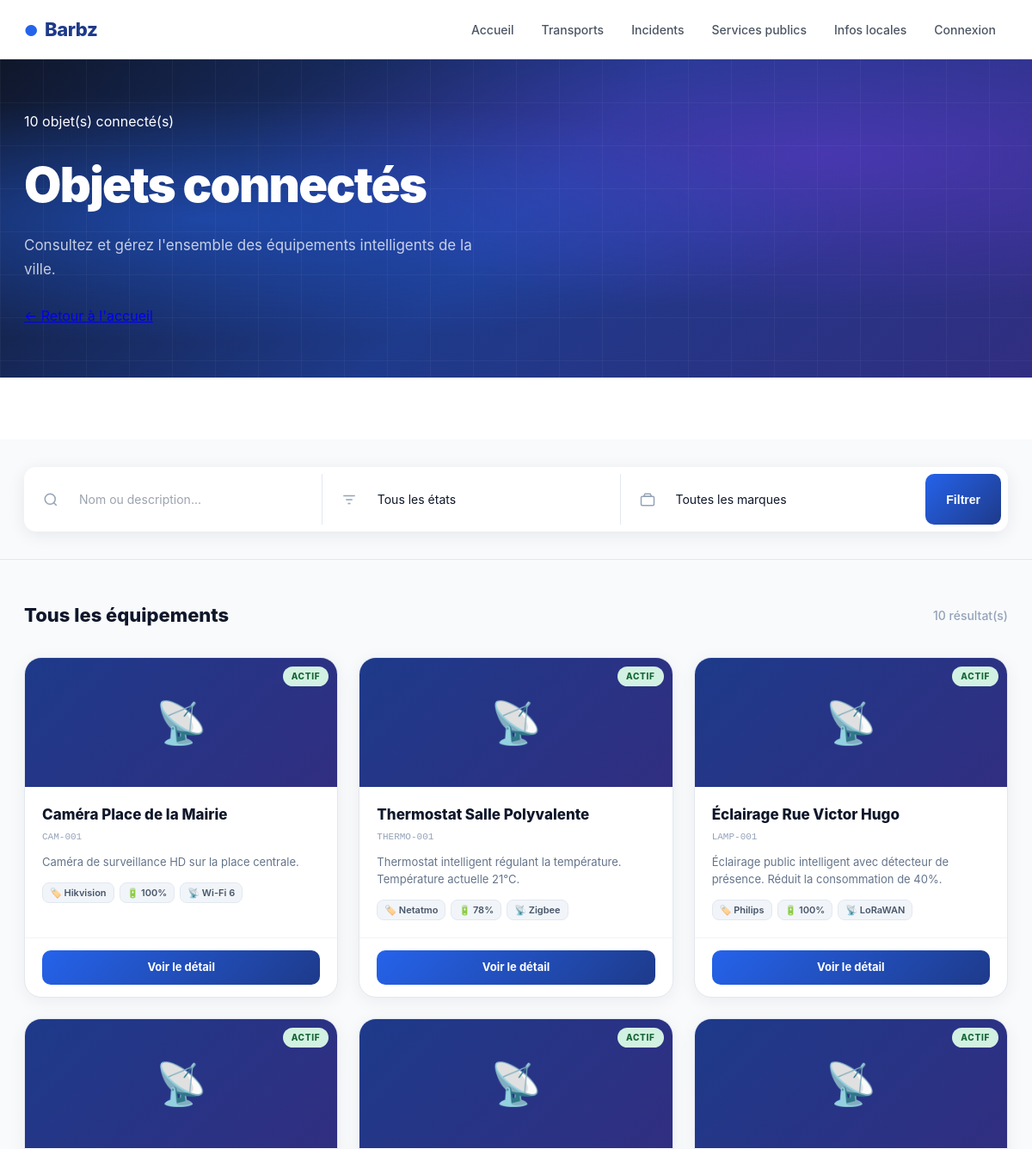
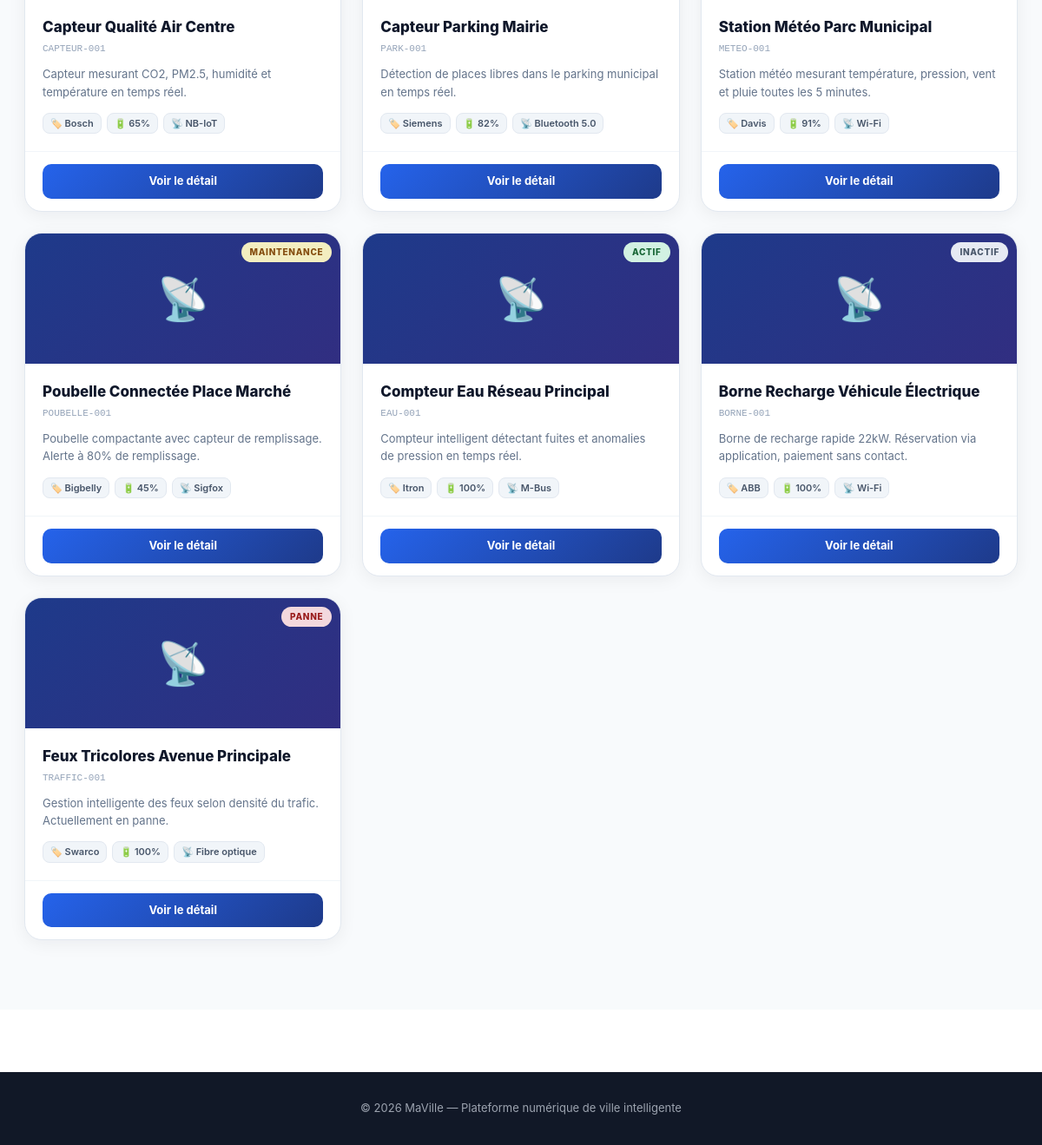
/produits/, run on an earlier commit of the app's database (2 pictures, top to bottom).
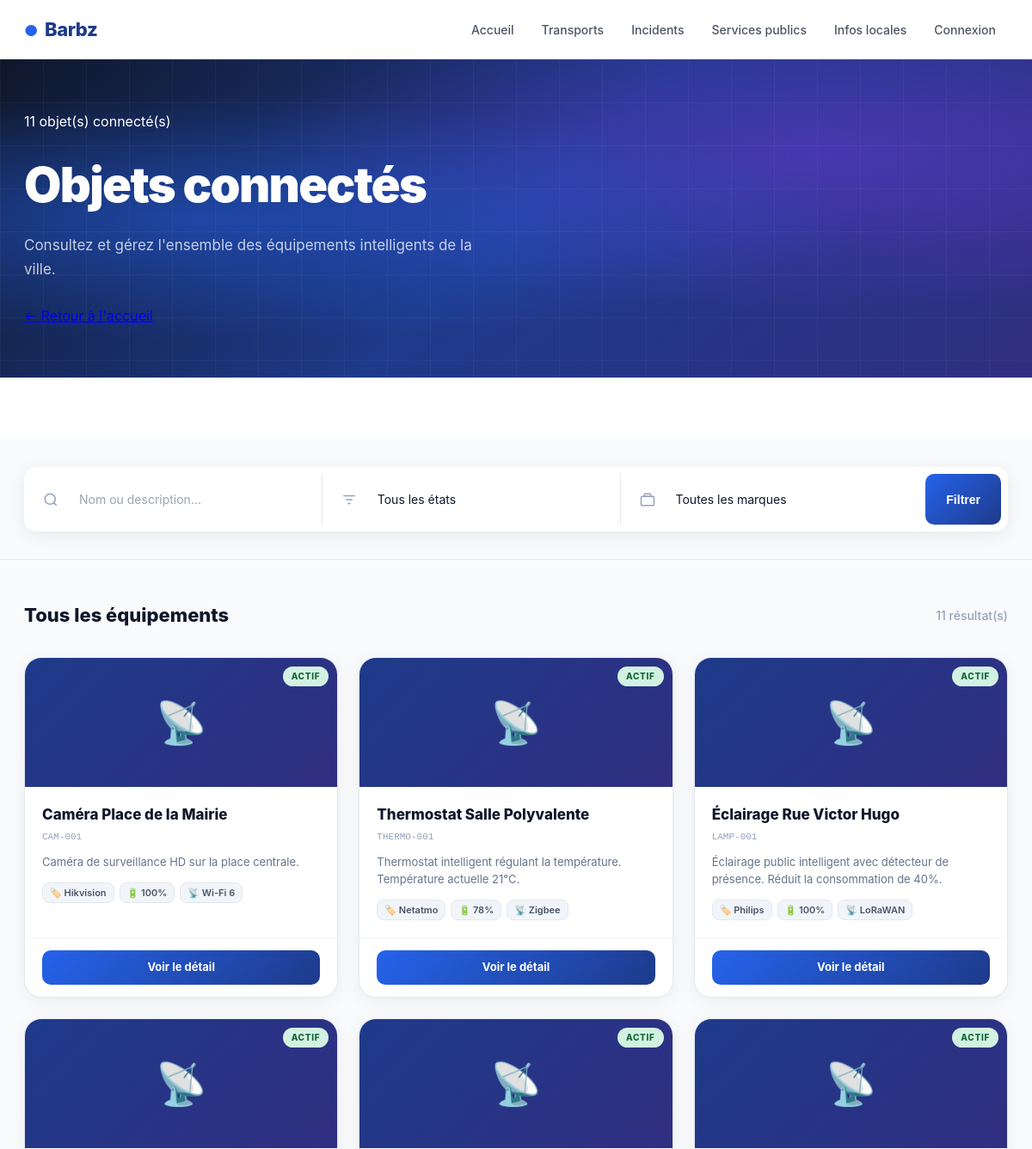
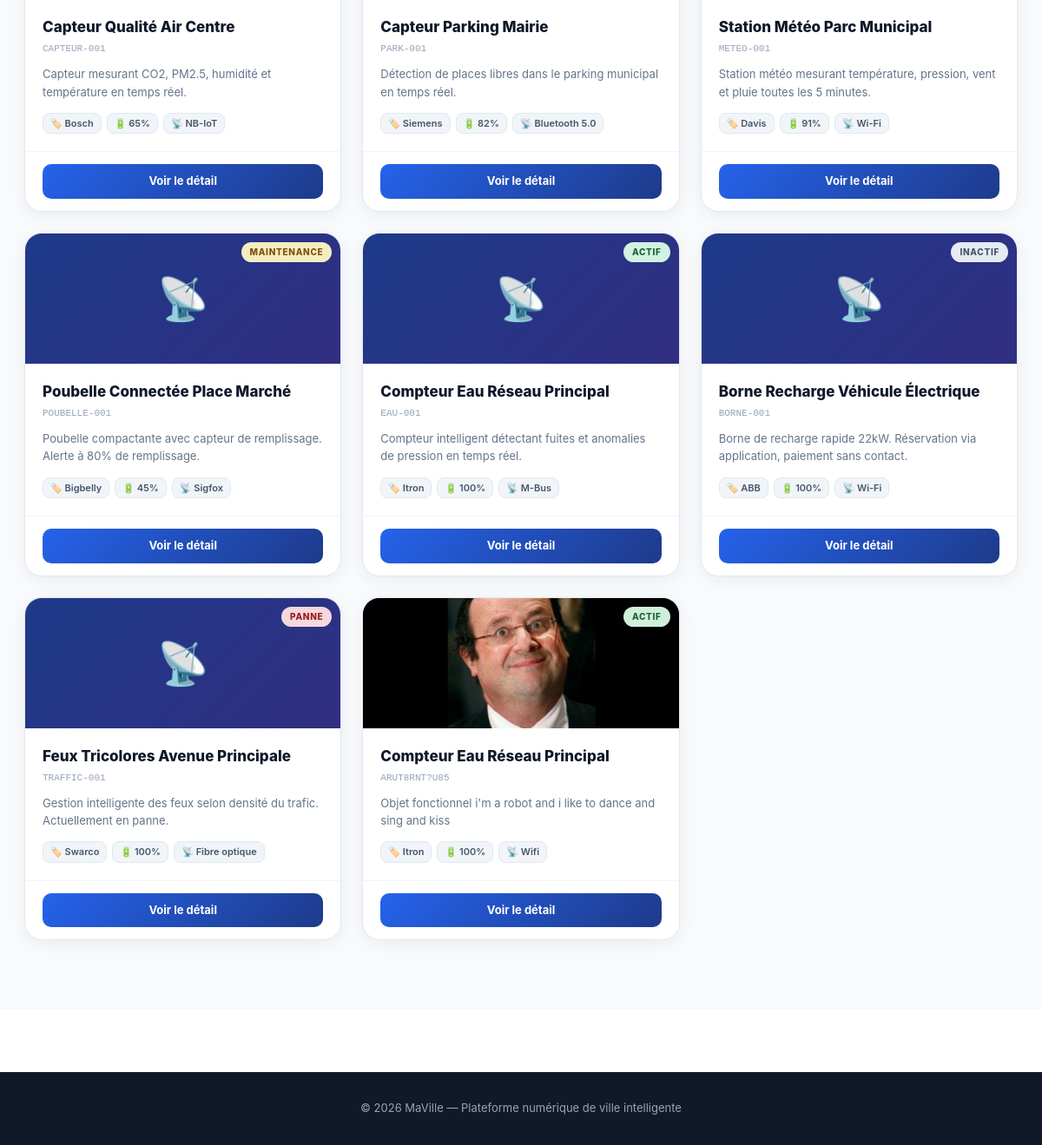
And on a later commit of the database (2 pictures, top to bottom).
### monapp/models.py (models this page shows, shortened)
class Produit(models.Model):
    ID                       = models.CharField(max_length=100, primary_key=True)
    Nom                      = models.CharField(max_length=100)
    Connectiviter_type       = models.CharField(max_length=100)
    etat                     = models.CharField(max_length=20, choices=EtatObjet.choices, default=EtatObjet.INACTIF)
    marque                   = models.CharField(max_length=100)
    mode                     = models.CharField(max_length=20, choices=MODE.choices, default=MODE.AUTOMATIQUE)
    Bactterie                = models.IntegerField()
    Adresse_IP               = models.GenericIPAddressField()
    Temp_restante            = models.DateField()
    Date_dernier_maintenance = models.DateField()
    Date_dernier_utilisation = models.DateField()
    Description              = models.TextField()
    photo                    = models.ImageField(upload_to='photos/outils/', null=True, blank=True)

### monapp/views.py (the view)
# urls.py: path('produits/', views.liste_produits, name='liste_produits'),
def liste_produits(request):
    q      = request.GET.get('q', '').strip()
    etat   = request.GET.get('etat', '')
    marque = request.GET.get('marque', '')
    produits = Produit.objects.all()
    if q:
        produits = produits.filter(Q(Nom__icontains=q) | Q(Description__icontains=q))
    if etat:
        produits = produits.filter(etat=etat)
    if marque:
        produits = produits.filter(marque__icontains=marque)
    etats   = Produit.objects.values_list('etat', flat=True).distinct()
    marques = Produit.objects.values_list('marque', flat=True).distinct()
    return render(request, 'produits/liste_produits.html', {
        'produits': produits, 'etats': etats, 'marques': marques,
        'q': q, 'etat_selectionne': etat, 'marque_selectionnee': marque,
    })

### monapp/templates/produits/liste_produits.html (shortened to what this page needs)
{% extends 'monapp/base.html' %}
{% load static %}
{% block extra_head %}
<link rel="stylesheet" href="{% static 'detail_produit.css' %}">
{% endblock %}
{% block hero %}
<section class="liste-hero">
    <div class="liste-hero-bg"></div>
    <div class="liste-hero-inner">
        <div class="hero-badge" style="margin-bottom: 20px;">
            <span>{{ produits|length }} objet(s) connecté(s)</span>
        </div>
        <h2>Objets connectés</h2>
        <p>Consultez et gérez l'ensemble des équipements intelligents de la ville.</p>
        <div class="liste-hero-actions">
            <a href="{% url 'accueil' %}" class="btn-ghost">← Retour à l'accueil</a>
        </div>
    </div>
</section>
{% endblock %}
{% block content %}
<div>
    <section class="liste-search">
        <div class="wrap">
            <form method="GET" action="{% url 'liste_produits' %}">
                <div class="liste-search-box">
                    <div class="field">
                        <svg viewBox="0 0 24 24" fill="none" stroke="currentColor" stroke-width="2">
                            <circle cx="11" cy="11" r="8"></circle><path d="m21 21-4.35-4.35"></path>
                        </svg>
                        <input type="text" name="q" placeholder="Nom ou description..."
                               value="{{ q|default:'' }}">
                    </div>
                    <div class="field">
                        <svg viewBox="0 0 24 24" fill="none" stroke="currentColor" stroke-width="2">
                            <path d="M3 6h18M7 12h10M10 18h4"></path>
                        </svg>
                        <select name="etat">
                            <option value="">Tous les états</option>
                        </select>
                    </div>
                    <div class="field">
                        <svg viewBox="0 0 24 24" fill="none" stroke="currentColor" stroke-width="2">
                            <rect x="2" y="7" width="20" height="14" rx="2"></rect>
                            <path d="M16 3H8l-2 4h12z"></path>
                        </svg>
                        <select name="marque">
                            <option value="">Toutes les marques</option>
                        </select>
                    </div>
                    <button type="submit" class="btn-search-objets" style="border-radius:10px; padding: 0 24px; background: linear-gradient(135deg,#2563eb,#1e3a8a); color:#fff; border:none; font-weight:700; cursor:pointer; font-size:14px;">
                        Filtrer
                    </button>
                </div>
            </form>
        </div>
    </section>
    <section class="liste-section">
        <div class="wrap">
            <div class="liste-header">
                <h3>Tous les équipements</h3>
                <span class="liste-count">{{ produits|length }} résultat(s)</span>
            </div>
            {% if produits %}
                <div class="produits-grid">
                    {% for produit in produits %}
                    <article class="produit-card">
                        <div class="produit-card-header">
                            {% if produit.photo %}
                                <img src="{{ produit.photo.url }}" alt="{{ produit.Nom }}">
                            {% else %}
                                📡
                            {% endif %}
                            <span class="produit-etat etat-{{ produit.etat|lower }}">{{ produit.etat }}</span>
                        </div>
                        <div class="produit-card-body">
                            <h4>{{ produit.Nom }}</h4>
                            <p class="pid">{{ produit.ID }}</p>
                            <p>{{ produit.Description|truncatechars:90 }}</p>
                            <div class="produit-meta">
                                <span>🏷️ {{ produit.marque }}</span>
                                <span>🔋 {{ produit.Bactterie }}%</span>
                                <span>📡 {{ produit.Connectiviter_type }}</span>
                            </div>
                        </div>
                        <div class="produit-card-footer">
                            <a href="{% url 'detail_produit' produit.ID %}" class="btn-voir">Voir le détail</a>
                        </div>
                    </article>
                    {% endfor %}
                </div>
            {% else %}
                <div class="liste-empty">
                    <span>🔌</span>
                    <p>Aucun objet ne correspond à votre recherche.</p>
                    <a href="{% url 'liste_produits' %}" style="color:#2563eb; font-weight:700;">Voir tous les objets →</a>
                </div>
            {% endif %}
        </div>
    </section>
</div>
{% endblock %}
{% block footer %}
<footer class="site-footer">
    <div class="wrap">
        <p>&copy; 2026 MaVille — Plateforme numérique de ville intelligente</p>
    </div>
</footer>
{% endblock %}

### monapp/templates/monapp/base.html (shortened to what this page needs)
{% load static %}
<!DOCTYPE html>
<html lang="fr">
<head>
    <link rel="stylesheet" href="{% static 'style.css' %}">
    {% block extra_head %}{% endblock %}
</head>
<body>
    <header class="site-header">
        <div class="header-inner">
            <div class="brand">
                <h1>Barbz</h1>
            </div>
            <nav>
                <ul class="site-nav" id="site-nav">
                    <li><a href="{% url 'accueil' %}" class="{% if page_active == 'accueil' %}active{% endif %}">Accueil</a></li>
                    <li><a href="{% url 'transport' %}" class="{% if page_active == 'transport' %}active{% endif %}">Transports</a></li>
                    {% if user.is_authenticated %}
                    <li><a href="{% url 'creer_signalement' %}" class="{% if page_active == 'incident' %}active{% endif %}">Incidents</a></li>
                    {% else %}
                    <li><a href="{% url 'liste_signalements' %}" class="{% if page_active == 'incident' %}active{% endif %}">Incidents</a></li>
                    {% endif %}
                    <li><a href="{% url 'services-public' %}" class="{% if page_active == 'services-public' %}active{% endif %}">Services publics</a></li>
                    <li><a href="{% url 'info-locale' %}" class="{% if page_active == 'info-locale' %}active{% endif %}">Infos locales</a></li>
                    {% if user.is_authenticated %}
                        {% if user.is_superuser or user.personne.type_membre == 'administrateur' %}
                        <li>
                            <a href="{% url 'admin_dashboard' %}" class="{% if page_active == 'admin' %}active{% endif %}" style="color:#ef4444;font-weight:700;">
                                Admin
                            </a>
                        </li>
                        {% endif %}
                        <li>
                            <a href="{% url 'profil' %}" class="{% if page_active == 'profil' %}active{% endif %}">
                                Mon profil
                            </a>
                        </li>
                        <li>
                            <a href="{% url 'logout' %}">Déconnexion</a>
                        </li>
                    {% else %}
                        <li>
                            <a href="{% url 'connexion' %}" class="{% if page_active == 'connexion' %}active{% endif %}">
                                Connexion
                            </a>
                        </li>
                    {% endif %}
                </ul>
            </nav>
        </div>
    </header>
    {% block hero %}{% endblock %}
    <main class="site-main">
        {% block content %}{% endblock %}
    </main>
    {% block footer %}{% endblock %}
</body>
</html>

### monapp/static/style.css (style rules this page uses)
* { box-sizing: border-box; margin: 0; padding: 0; }
html { -webkit-text-size-adjust: 100%; scroll-behavior: smooth; }
body { min-height: 100vh; font-family: -apple-system, BlinkMacSystemFont, "Segoe UI", Roboto, Arial, sans-serif; color: #1f2937; background: #ffffff; line-height: 1.5; }
.wrap { max-width: 1200px; margin: 0 auto; padding: 0 28px; width: 100%; }
.site-header { position: sticky; top: 0; z-index: 100; background: #ffffff; border-bottom: 1px solid #e5e7eb; box-shadow: 0 1px 3px rgba(0, 0, 0, 0.04); }
.header-inner { max-width: 1200px; margin: 0 auto; padding: 0 28px; height: 68px; display: flex; align-items: center; justify-content: space-between; gap: 24px; }
.brand h1 { font-size: 22px; font-weight: 800; color: #1e3a8a; letter-spacing: -0.02em; }
.brand h1::before { content: "●"; color: #2563eb; margin-right: 8px; font-size: 18px; }
.site-nav { display: flex; gap: 4px; list-style: none; flex-wrap: wrap; }
.site-nav a { display: inline-block; text-decoration: none; color: #4b5563; padding: 8px 14px; border-radius: 6px; font-weight: 500; font-size: 14px; transition: background 0.15s, color 0.15s; }
.site-main { padding: 72px 0; }
form { display: flex; flex-direction: column; gap: 20px; }
input[type="text"], input[type="email"], input[type="password"], textarea, select { width: 100%; padding: 11px 14px; border: 1px solid #d1d5db; border-radius: 4px; font-size: 14px; font-family: inherit; color: #111827; background: #ffffff; outline: none; transition: border-color 0.15s, box-shadow 0.15s; }
select { appearance: none; -webkit-appearance: none; -moz-appearance: none; background-repeat: no-repeat; background-position: right 14px center; padding-right: 38px; cursor: pointer; }
input::placeholder, textarea::placeholder { color: #9ca3af; }
.site-footer { background: #111827; color: #9ca3af; padding: 32px 0; text-align: center; font-size: 13px; }

What changed in the data, as far as the page shows it:
added Produit: photo (picture), etat "ACTIF", Nom "Compteur Eau Réseau Principal", ID "ARUT8RNT?U85", Description "Objet fonctionnel i'm a robot and i like to dance and sing and kiss", marque "Itron", Bactterie "100", Connectiviter_type "Wifi"
Also different on the page:
{{ produits|length }}: "10" → "11"
